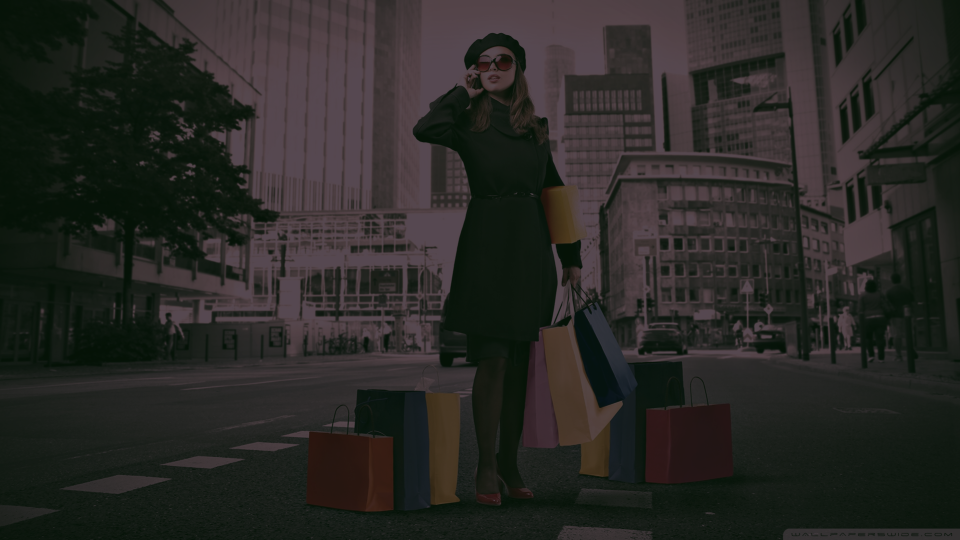
#> input picture image/homebackgrndimg.png, 1920 x 1080 px (shown at 1/2 size); its folder holds 4 pictures in this run
$ python convertToWebp.py   (older library calls are emulated)
#> lines starting #> are read from the running program, lines starting #| are printed output that depends on the picture
from PIL import Image
import os

def resize_image(input_image_path, output_image_path, size):
#> called with input_image_path = 'image/homebackgrndimg.png', output_image_path = 'image/homebackgrndimg.webp', size = (294, 344)
    with Image.open(input_image_path) as img:
#> img is the input picture: PIL image 1920x1080 RGBA; mean R, G, B, A 40.7, 39.8, 36.8, 255
        img = img.resize(size, Image.ANTIALIAS)
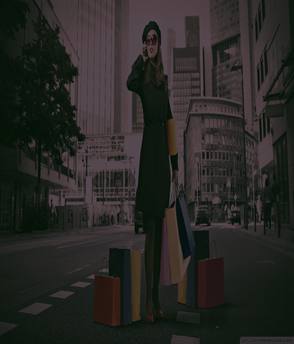
#> img: PIL image 294x344 RGBA; mean R, G, B, A 40.7, 39.8, 36.8, 255
#> pass 3 of the loop `for filename in os.listdir(input_directory):`:
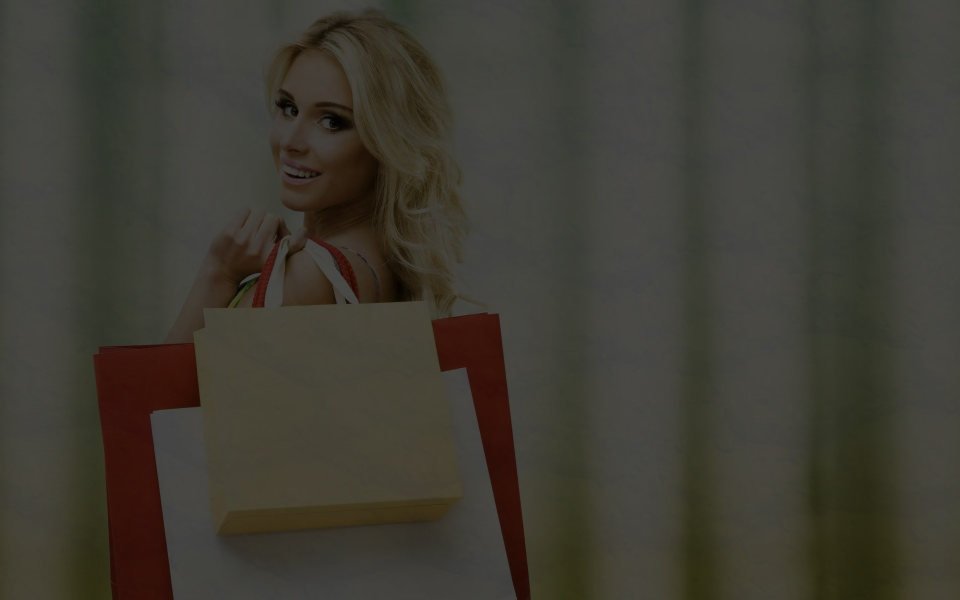
#> input picture image/homebackgrndimg1.png, 1920 x 1200 px (shown at 1/2 size)
#> in resize_image, img is the input picture: PIL image 1920x1200 RGB; mean R, G, B 63.3, 60.7, 51.7
#> in resize_image (call 2), `img = img.resize(size, Image.ANTIALIAS)`:
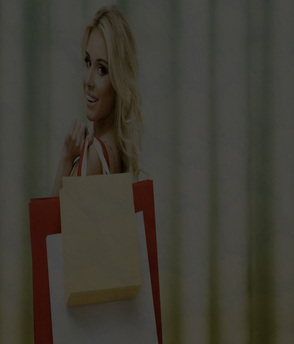
#> img: PIL image 294x344 RGB; mean R, G, B 63.3, 60.7, 51.7
#> the loop made 4 passes; the first 3 are shown
        img.save(output_image_path, "webp")

input_directory = "image/"
extensions = ["png", "jpg", "jpeg", "gif", "bmp"]
output_size = (294, 344)  # Adjust the size as needed

for filename in os.listdir(input_directory):
    if any(filename.lower().endswith(ext) for ext in extensions) and not filename.lower().endswith(".php"):
        input_path = os.path.join(input_directory, filename)
        output_path = input_path.rsplit(".", 1)[0] + ".webp"
        resize_image(input_path, output_path, output_size)

files = os.listdir(input_directory)
for file in files:
    file_path = os.path.join(input_directory, file)

    if not file.lower().endswith(".webp") and not file.lower().endswith(".php"):
        os.remove(file_path)
        print(f"Fichier supprimé : {file_path}")

print("Conversion et suppression terminées.")
